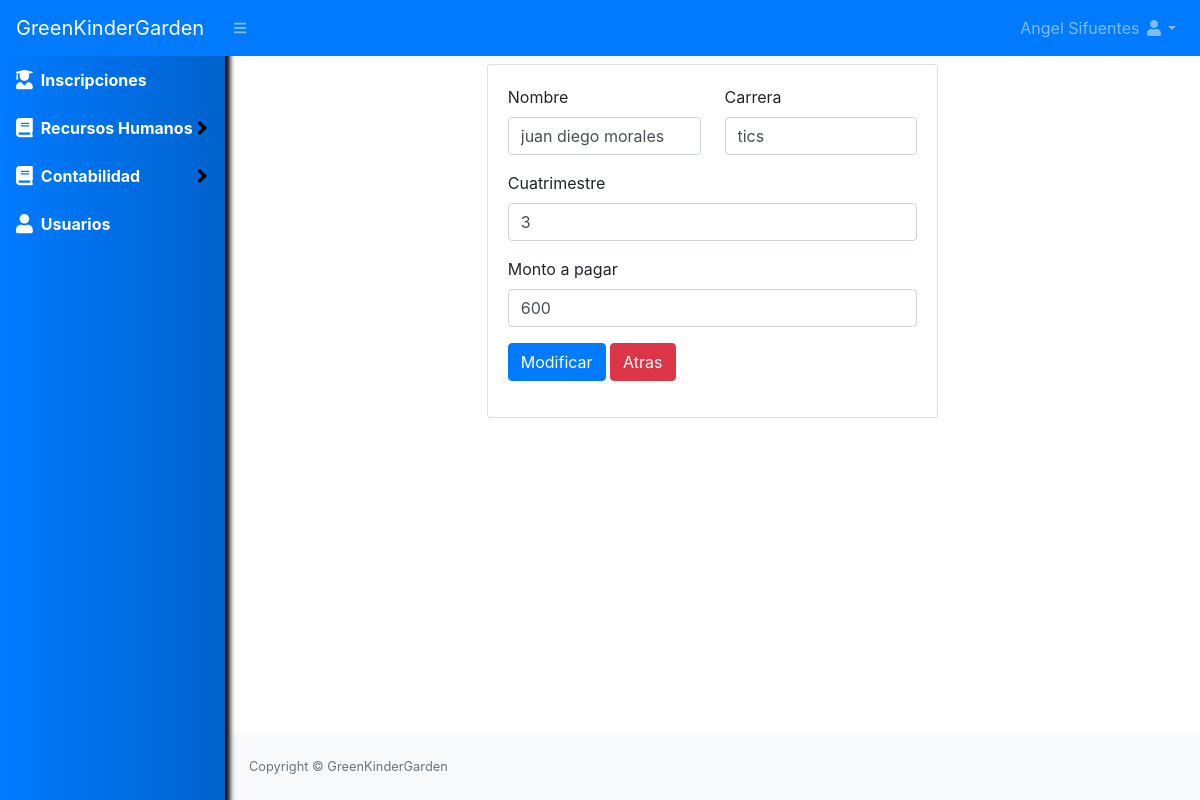
/pagocuatris/editar?id=1 (signed in), run on the app's committed database.
### tables this page shows
CREATE TABLE `pagocuatri` (
  `id` int(11) NOT NULL,
  `nombre_alumno` varchar(50) NOT NULL,
  `carrera_alumno` varchar(50) NOT NULL,
  `cuatrimestre` varchar(50) NOT NULL,
  `monto` varchar(50) NOT NULL,
  `estado` int(11) NOT NULL DEFAULT 1
);

### Libraries/Core/Views.php (called while the page is built)
<?php
class Views{
    function getView($controller, $view, $data="", $alert="", $config = "", $cliente = "")
    {
        $controller = get_class($controller);
        if ($controller == "Home") {
            $view = "Views/".$view.".php";
        }else{
            $view = "Views/" . $controller . "/" . $view . ".php";
        }
        require_once($view);
    }
}
?>

### index.php (called while the page is built, shortened)
<?php
require_once("Helpers/Helpers.php");
require_once("Libraries/Core/Load.php");
?>

### Helpers/Helpers.php (called while the page is built, shortened)
<?php
function base_url()
{
    return BASE_URL;
}
?>

### Libraries/Core/Mysql.php (called while the page is built, shortened)
<?php
class Mysql extends Conexion{
    private $conexion;
    function __construct()
    {
        $this->conexion = new Conexion();
        $this->conexion = $this->conexion->conect();
    }
    public function select(string $query){
        $this->strquery = $query;
        $result = $this->conexion->prepare($this->strquery);
        $result->execute();
        $data = $result->fetch(PDO::FETCH_ASSOC);
        return $data;
    }
}
?>

### Libraries/Core/Conexion.php (called while the page is built)
<?php
class Conexion{
    private $conect;
    public function __construct()
    {
      $conexion = "mysql:host=".HOST.";dbname=".BD.";.CHARSET.";
      try {
          $this->conect = new PDO($conexion, DB_USER, PASS);
          $this->conect->setAttribute(PDO::ATTR_ERRMODE, PDO::ERRMODE_EXCEPTION);
      } catch (PDOException $e) {
          $this->conect = "Error en la conexion";
          echo "Error: " . $e->getMessage();
      }
    }
    public function conect()
    {
        return $this->conect;
    }
}
?>

### Models/PagocuatrisModel.php (called while the page is built, shortened)
<?php
class PagocuatrisModel extends Mysql{
    public function editPagocuatri(int $id)
    {
        $sql = "SELECT * FROM pagocuatri WHERE id = $id";
        $res = $this->select($sql);
        return $res;
    }
}
?>

### Views/pagocuatris/editar.php (the view, shortened to what this page needs)
<div id="layoutSidenav_content">
    <main>
        <div class="container-fluid">
            <div class="row mt-2">
                <div class="col-lg-6 m-auto">
                    <div class="card">
                        <div class="card-body">
                            <form action="<?php echo base_url(); ?>pagocuatris/modificar" method="post" enctype="multipart/form-data" autocomplete="off">
                                <div class="row">
                                    <div class="col-md-6">
                                        <div class="form-group">
                                            <label for="nombre_alumno">Nombre</label>
                                            <input id="nombre_alumno" class="form-control" type="text" name="nombre_alumno" value="<?php echo $data['nombre_alumno']; ?>">
                                        </div>
                                    </div>
                                    <div class="col-md-6">
                                        <div class="form-group">
                                            <label for="carrera_alumno">Carrera</label>
                                            <input id="carrera_alumno" class="form-control" type="text" name="carrera_alumno" value="<?php echo $data['carrera_alumno']; ?>">
                                        </div>
                                    </div>
                                    <div class="col-md-12">
                                        <div class="form-group">
                                            <label for="cuatrimestre">Cuatrimestre</label>
                                            <input id="cuatrimestre" class="form-control" type="text" name="cuatrimestre" value="<?php echo $data['cuatrimestre']; ?>">
                                        </div>
                                    </div>
                                    <div class="col-md-12">
                                        <div class="form-group">
                                            <label for="monto">Monto a pagar</label>
                                            <input id="monto" class="form-control" type="text" name="monto" value="<?php echo $data['monto']; ?>">
                                        </div>
                                    </div>
                                    <div class="col-md-12">
                                        <div class="form-group">
                                            <button class="btn btn-primary" type="submit">Modificar</button>
                                            <a class="btn btn-danger" href="<?php echo base_url(); ?>pagocuatris">Atras</a>
                                        </div>
                                    </div>
                                </div>
                            </form>
                        </div>
                    </div>
                </div>
            </div>
        </div>
    </main>

### data on the page
pagocuatri: nombre_alumno "juan diego morales", carrera_alumno "tics", cuatrimestre "3", monto "600"

### other printed values
$_SESSION['nombre'] "Angel Sifuentes"
